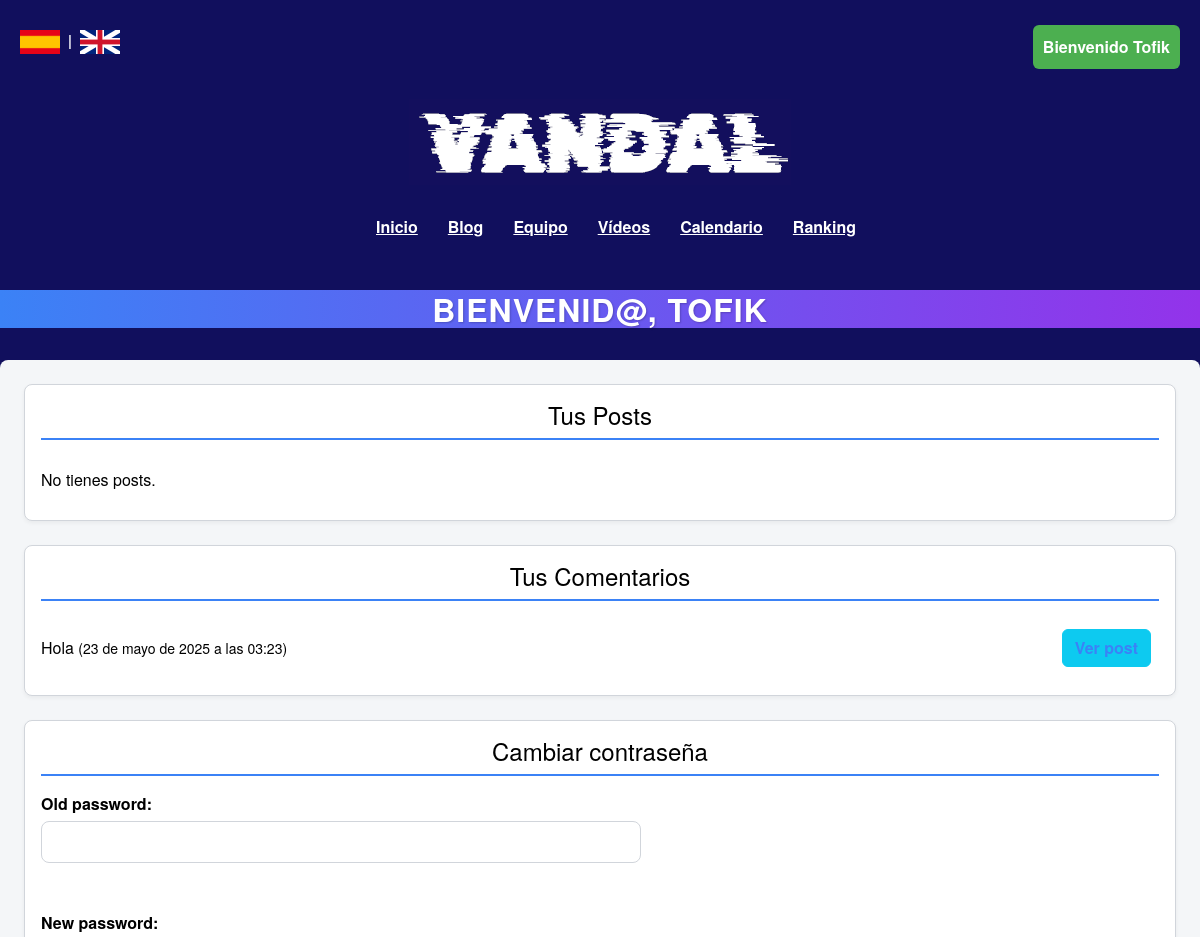
Before: /es/dashboard/suscriptor/ (signed in, upper part) with the older database file.
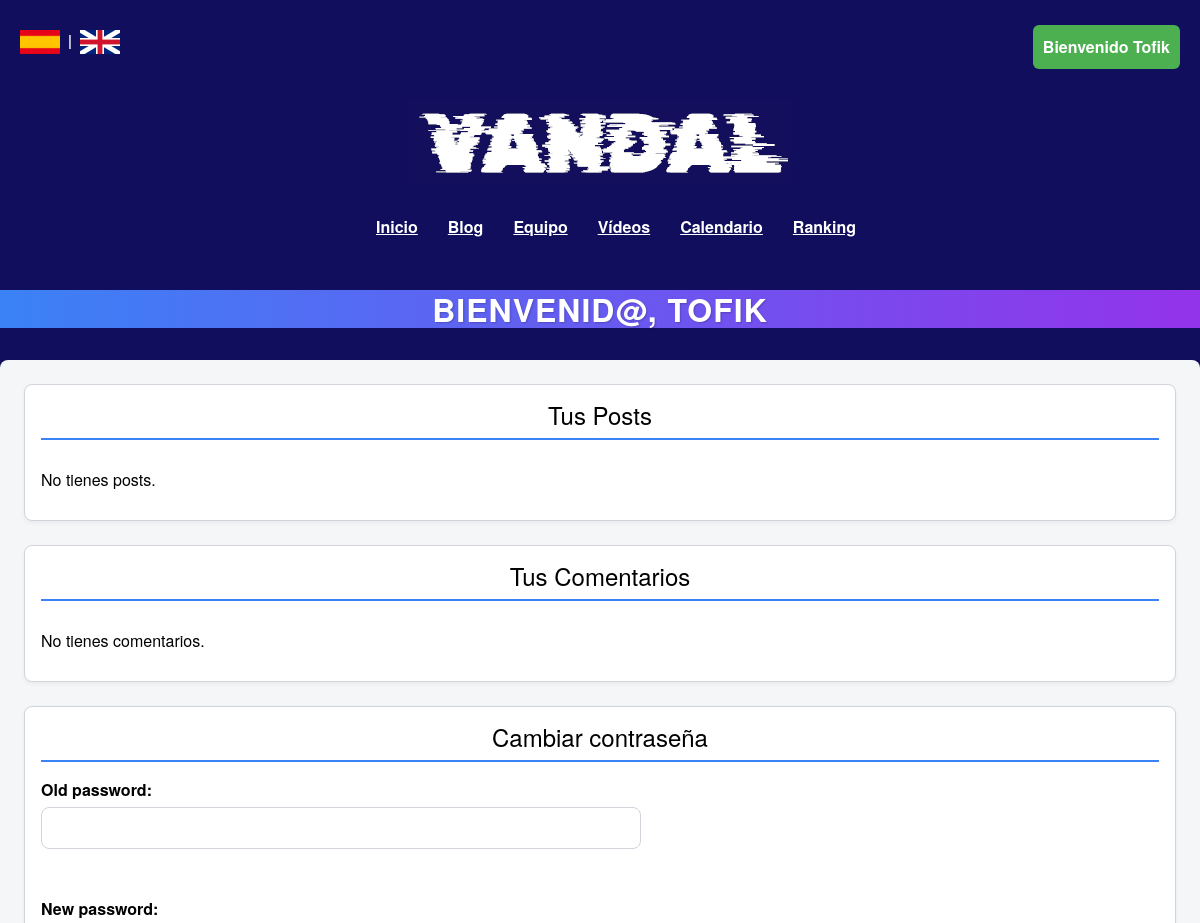
After: the same page with the newer database file.
### vandalproy/models.py (models this page shows, shortened)
class BlogComment(models.Model):
    id = models.AutoField(primary_key=True)
    post = models.ForeignKey(
        BlogPost,
        on_delete=models.CASCADE,
        related_name="comments",
        null=True,
        blank=True,
    )
    user = models.ForeignKey(User, on_delete=models.CASCADE)
    content = models.TextField()
    created_at = models.DateTimeField(auto_now_add=True)
    parent = models.ForeignKey(
        "self", null=True, blank=True, on_delete=models.CASCADE, related_name="replies"
    )

### vandalproy/views.py (the view, shortened to what this page needs)
# urls.py: path('dashboard/<str:role>/', user_dashboard, name='dashboard_view'),
@login_required
def user_dashboard(request, role):
    pwd_form = PasswordChangeForm(user=request.user)
    comments = BlogComment.objects.filter(user=request.user).order_by("-created_at")
    context = {
        "comments": comments,
        "password_form": pwd_form,
    }
    if role in ["colaborador", "redactor"]:
        context["posts"] = BlogPost.objects.filter(author=request.user)
    templates = {
        "redactor": "usuarios/dashboard_redactor.html",
        "colaborador": "usuarios/dashboard_colaborador.html",
        "suscriptor": "usuarios/dashboard_suscriptor.html",
    }
    return render(request, templates[role], context)

### vandalproy/context_processors.py (called while the page is built)
def user_role(request):
    if request.user.is_authenticated:
        try:
            role = UserRole.objects.get(user=request.user).role
        except UserRole.DoesNotExist:
            role = None
    else:
        role = None
    return {"role": role}

### templates/usuarios/dashboard_suscriptor.html (shortened to what this page needs)
{% extends "common/base.html" %}
{% load i18n %}
{% load static %}
{% block content %}
{% if user.is_authenticated and user.userrole.role == 'suscriptor' or user.userrole.role == 'admin' %}
<body>
    <h1 class="dashboard-title">{% trans "Bienvenid@," %} {{ user.username }}</h1>
    <div class="dashboard-container">
        <div class="dashboard-card">
            <h2>{% trans "Tus Posts" %}</h2>
            <ul class="dashboard-list">
                {% for p in posts %}
                <li><a href="{% url 'blog_post' p.id %}">{{ p.title }}</a></li>
                {% empty %}
                <li>{% trans "No tienes posts." %}</li>
                {% endfor %}
            </ul>
        </div>
        <div class="dashboard-card">
            <h2>{% trans "Tus Comentarios" %}</h2>
            <ul class="dashboard-list">
                {% for c in comments %}
                <li>
                    <div class="comment-item">
                        <div class="content">{{ c.content }} <small>({{ c.created_at }})</small></div>
                        <div class="actions">
                            <a href="{% url 'blog_post' c.post.id %}" class="btn btn-info" style="margin-right:8px">{% trans "Ver post" %}</a>
                        </div>
                    </div>
                </li>
                {% empty %}
                <li>{% trans "No tienes comentarios." %}</li>
                {% endfor %}
            </ul>
        </div>
        <div class="dashboard-card">
            <h2>{% trans "Cambiar contraseña" %}</h2>
            <form method="post" class="dashboard-form" style="background: white">
                {{ password_form.as_p }}
            </form>
        </div>
    </div>
</body>
{% else %}
    <script>
        window.location.href = "{% url 'home' %}";
    </script>
{% endif %}
{% endblock %}

Changed rows visible on the page:
removed BlogComment: content "Hola", created_at "23 de mayo de 2025 a las 03:23"
Other visible differences:
text now shown: "No tienes comentarios."
